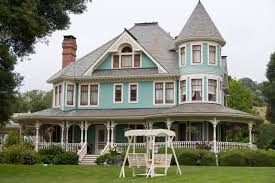
%> input picture house/original.jpg, 275 x 183 px
$ octave scalimg.m   (GNU Octave 9; MATLAB toolbox functions it lacks are replaced by stand-ins)
%> lines starting %> are read from the running program, lines starting %| are printed output that depends on the picture
i=imread('original.jpg');
%> i is the input picture: size 183x275x3 uint8; mean R, G, B 135.6, 137, 119.9
i=imresize(i,[256 256]);
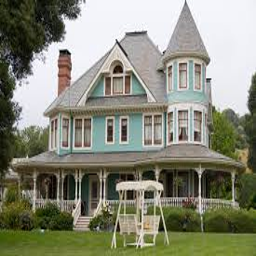
%> i: size 256x256x3 uint8; mean R, G, B 135.6, 137, 120
figure,imshow(i);
i1=rgb2ycbcr(i);
%> i1: size 256x256x3 uint8; mean of channels 1, 2, 3 131.7, 120.7, 128.5
y=i1(:,:,1);
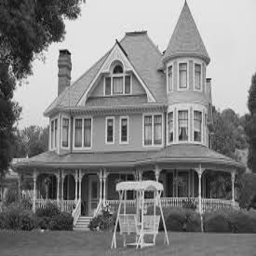
%> y: size 256x256 uint8; min 16, max 235, mean 131.7
cb=i1(:,:,2);
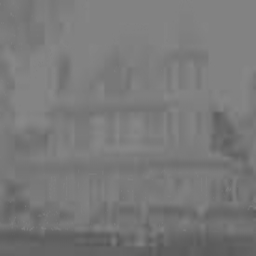
%> cb: size 256x256 uint8; min 87, max 136, mean 120.7
cr=i1(:,:,3);
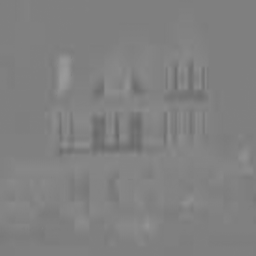
%> cr: size 256x256 uint8; min 104, max 154, mean 128.5
 i1=imresize(y,0.5);
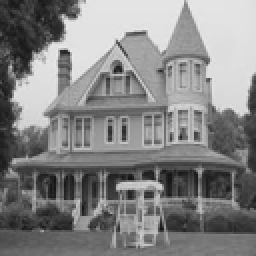
%> i1: size 128x128 uint8 (shown 2 times larger); min 17, max 233, mean 131.7
 i2=imresize(i1,2);
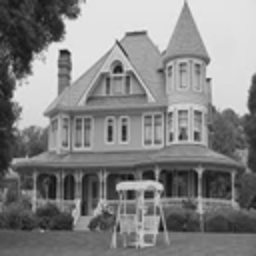
%> i2: size 256x256 uint8; min 10, max 237, mean 131.7
y1=i2;
y1=imresize(y1,[256 256]);
i3(:,:,1)=y1;
i3(:,:,2)=cb;
i3(:,:,3)=cr;
%> i3: size 256x256x3 uint8; mean of channels 1, 2, 3 131.7, 120.7, 128.5
x1=ycbcr2rgb(i3);
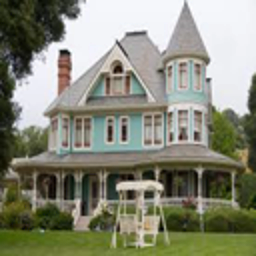
%> x1: size 256x256x3 uint8; mean R, G, B 135.5, 137.1, 119.9
figure,imshow(x1);
%imwrite(x1,'s5.jpg');
imwrite(x1,'F:\PROJECT\house\s0.5.jpg');
